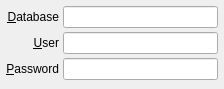
<?xml version="1.0" encoding="UTF-8"?>
<ui version="4.0">
 <class>OracleAuthWidget</class>
 <widget class="QWidget" name="OracleAuthWidget">
  <property name="geometry">
   <rect>
    <x>0</x>
    <y>0</y>
    <width>224</width>
    <height>89</height>
   </rect>
  </property>
  <property name="windowTitle">
   <string>Form</string>
  </property>
  <layout class="QGridLayout" name="gridLayout">
   <property name="margin">
    <number>6</number>
   </property>
   <property name="spacing">
    <number>4</number>
   </property>
   <item row="0" column="0">
    <widget class="QLabel" name="label">
     <property name="text">
      <string>&amp;Database</string>
     </property>
     <property name="alignment">
      <set>Qt::AlignRight|Qt::AlignTrailing|Qt::AlignVCenter</set>
     </property>
     <property name="buddy">
      <cstring>databaseLineEdit</cstring>
     </property>
    </widget>
   </item>
   <item row="0" column="1">
    <widget class="QLineEdit" name="databaseLineEdit"/>
   </item>
   <item row="1" column="0">
    <widget class="QLabel" name="label_2">
     <property name="text">
      <string>&amp;User</string>
     </property>
     <property name="alignment">
      <set>Qt::AlignRight|Qt::AlignTrailing|Qt::AlignVCenter</set>
     </property>
     <property name="buddy">
      <cstring>userLineEdit</cstring>
     </property>
    </widget>
   </item>
   <item row="1" column="1">
    <widget class="QLineEdit" name="userLineEdit"/>
   </item>
   <item row="2" column="0">
    <widget class="QLabel" name="label_3">
     <property name="text">
      <string>&amp;Password</string>
     </property>
     <property name="alignment">
      <set>Qt::AlignRight|Qt::AlignTrailing|Qt::AlignVCenter</set>
     </property>
     <property name="buddy">
      <cstring>passwordLineEdit</cstring>
     </property>
    </widget>
   </item>
   <item row="2" column="1">
    <widget class="QLineEdit" name="passwordLineEdit">
     <property name="echoMode">
      <enum>QLineEdit::Password</enum>
     </property>
    </widget>
   </item>
   <item row="3" column="1">
    <spacer name="verticalSpacer">
     <property name="orientation">
      <enum>Qt::Vertical</enum>
     </property>
     <property name="sizeHint" stdset="0">
      <size>
       <width>20</width>
       <height>40</height>
      </size>
     </property>
    </spacer>
   </item>
  </layout>
 </widget>
 <resources/>
 <connections/>
</ui>
